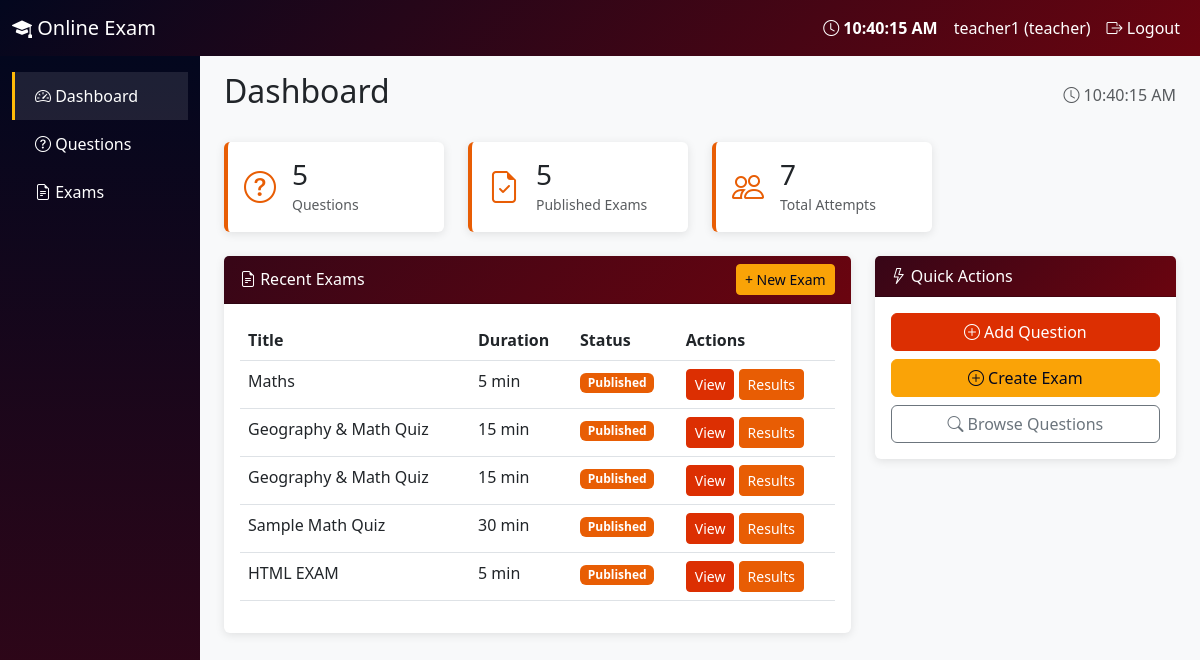
Screenshot of /teacher/ (signed in) with the database file from the repository.
### myapp/models.py (models this page shows, shortened)
class UserProfile(models.Model):
    ROLE_CHOICES = [
        ('teacher', 'Teacher'),
        ('student', 'Student'),
    ]
    user = models.OneToOneField(User, on_delete=models.CASCADE, related_name='profile')
    role = models.CharField(max_length=10, choices=ROLE_CHOICES, default='student')
    created_at = models.DateTimeField(auto_now_add=True)
    @property
    def is_teacher(self):
        return self.role == 'teacher'

class Exam(models.Model):
    teacher = models.ForeignKey(User, on_delete=models.CASCADE, related_name='exams')
    title = models.CharField(max_length=200)
    description = models.TextField(blank=True)
    duration_minutes = models.PositiveIntegerField(default=60)
    start_time = models.DateTimeField(null=True, blank=True)
    end_time = models.DateTimeField(null=True, blank=True)
    is_published = models.BooleanField(default=False)
    randomize_questions = models.BooleanField(default=True)
    randomize_options = models.BooleanField(default=True)
    created_at = models.DateTimeField(auto_now_add=True)

### myapp/views.py (the view)
# urls.py: path('teacher/', views.teacher_dashboard, name='teacher_dashboard'),
@login_required
def teacher_dashboard(request):
    if not is_teacher(request.user):
        return redirect('student_dashboard')
    exams = Exam.objects.filter(teacher=request.user).order_by('-created_at')
    questions_count = Question.objects.filter(teacher=request.user).count()
    published_exams = exams.filter(is_published=True).count()
    total_attempts = ExamAttempt.objects.filter(exam__teacher=request.user).count()
    context = {
        'exams': exams[:5],
        'questions_count': questions_count,
        'published_exams': published_exams,
        'total_attempts': total_attempts,
    }
    return render(request, 'myapp/teacher/dashboard.html', context)

### myapp/views.py (called while the page is built)
def is_teacher(user):
    return hasattr(user, 'profile') and user.profile.is_teacher

### templates/myapp/teacher/dashboard.html (shortened to what this page needs)
{% extends 'myapp/teacher/base.html' %}
{% block content %}
<div class="d-flex justify-content-between align-items-center mb-4">
    <h2>Dashboard</h2>
    <div class="text-muted">
        <i class="bi bi-clock"></i> <span id="dashboardTime">--:--:--</span>
    </div>
</div>
<div class="row mb-4">
    <div class="col-md-3">
        <div class="card stat-card">
            <div class="card-body d-flex align-items-center">
                <div class="stat-icon me-3"><i class="bi bi-question-circle"></i></div>
                <div>
                    <h3 class="mb-0">{{ questions_count }}</h3>
                    <small class="text-muted">Questions</small>
                </div>
            </div>
        </div>
    </div>
    <div class="col-md-3">
        <div class="card stat-card">
            <div class="card-body d-flex align-items-center">
                <div class="stat-icon me-3"><i class="bi bi-file-earmark-check"></i></div>
                <div>
                    <h3 class="mb-0">{{ published_exams }}</h3>
                    <small class="text-muted">Published Exams</small>
                </div>
            </div>
        </div>
    </div>
    <div class="col-md-3">
        <div class="card stat-card">
            <div class="card-body d-flex align-items-center">
                <div class="stat-icon me-3"><i class="bi bi-people"></i></div>
                <div>
                    <h3 class="mb-0">{{ total_attempts }}</h3>
                    <small class="text-muted">Total Attempts</small>
                </div>
            </div>
        </div>
    </div>
</div>
<div class="row">
    <div class="col-md-8">
        <div class="card">
            <div class="card-header d-flex justify-content-between align-items-center">
                <span><i class="bi bi-file-earmark-text"></i> Recent Exams</span>
                <a href="{% url 'teacher_exam_add' %}" class="btn btn-sm btn-warning">+ New Exam</a>
            </div>
            <div class="card-body">
                {% if exams %}
                <table class="table table-hover">
                    <thead>
                        <tr>
                            <th>Title</th>
                            <th>Duration</th>
                            <th>Status</th>
                            <th>Actions</th>
                        </tr>
                    </thead>
                    <tbody>
                        {% for exam in exams %}
                        <tr>
                            <td>{{ exam.title }}</td>
                            <td>{{ exam.duration_minutes }} min</td>
                            <td>
                                {% if exam.is_published %}
                                <span class="badge badge-published">Published</span>
                                {% else %}
                                <span class="badge badge-draft">Draft</span>
                                {% endif %}
                            </td>
                            <td>
                                <a href="{% url 'teacher_exam_detail' exam.pk %}" class="btn btn-sm btn-primary">View</a>
                                {% if exam.is_published %}
                                <a href="{% url 'teacher_exam_results' exam.pk %}" class="btn btn-sm btn-success">Results</a>
                                {% endif %}
                            </td>
                        </tr>
                        {% endfor %}
                    </tbody>
                </table>
                {% else %}
                <p class="text-muted text-center py-4">No exams yet. Create your first exam!</p>
                {% endif %}
            </div>
        </div>
    </div>
    <div class="col-md-4">
        <div class="card">
            <div class="card-header"><i class="bi bi-lightning"></i> Quick Actions</div>
            <div class="card-body">
                <a href="{% url 'teacher_question_add' %}" class="btn btn-primary w-100 mb-2">
                    <i class="bi bi-plus-circle"></i> Add Question
                </a>
                <a href="{% url 'teacher_exam_add' %}" class="btn btn-warning w-100 mb-2">
                    <i class="bi bi-plus-circle"></i> Create Exam
                </a>
                <a href="{% url 'teacher_questions' %}" class="btn btn-outline-secondary w-100">
                    <i class="bi bi-search"></i> Browse Questions
                </a>
            </div>
        </div>
    </div>
</div>
{% endblock %}

### templates/base.html (shortened to what this page needs)
<!DOCTYPE html>
<html lang="en">
<head>
    <link href="https://cdn.jsdelivr.net/npm/bootstrap@5.3.0/dist/css/bootstrap.min.css" rel="stylesheet">
    <link href="https://cdn.jsdelivr.net/npm/bootstrap-icons@1.10.0/font/bootstrap-icons.css" rel="stylesheet">
</head>
<body>
    {% block body %}
    <nav class="navbar navbar-expand-lg navbar-dark">
        <div class="container-fluid">
            <a class="navbar-brand" href="{% url 'dashboard_redirect' %}">
                <i class="bi bi-mortarboard-fill"></i> Online Exam
            </a>
            <div class="navbar-nav ms-auto">
                <span class="nav-link" id="currentTime" style="font-weight: bold; color: var(--color-10);">
                    <i class="bi bi-clock"></i> <span id="timeDisplay">--:--:--</span>
                </span>
                {% if user.is_authenticated %}
                <span class="nav-link">{{ user.username }} ({{ user.profile.role }})</span>
                <a class="nav-link" href="{% url 'logout' %}"><i class="bi bi-box-arrow-right"></i> Logout</a>
                {% endif %}
            </div>
        </div>
    </nav>
    <div class="container-fluid">
        <div class="row">
            {% block sidebar %}{% endblock %}
            <main class="col-md-9 col-lg-10 px-4 py-3">
                {% block content %}{% endblock %}
            </main>
        </div>
    </div>
    {% endblock %}
</body>
</html>

### templates/base.html (style rules this page uses)
:root { --color-1: #03071e; --color-2: #370617; --color-3: #6a040f; --color-4: #9d0208; --color-5: #d00000; --color-6: #dc2f02; --color-7: #e85d04; --color-8: #f48c06; --color-9: #faa307; --color-10: #ffba08; }
body { background-color: #f8f9fa; font-family: 'Segoe UI', sans-serif; }
.navbar { background: linear-gradient(135deg, var(--color-1), var(--color-3)) !important; }
.navbar-brand, .nav-link { color: #fff !important; }
.btn-primary { background: var(--color-6); border-color: var(--color-6); }
.btn-warning { background: var(--color-9); border-color: var(--color-9); color: var(--color-1); }
.btn-success { background: var(--color-7); border-color: var(--color-7); }
.card { border: none; box-shadow: 0 2px 10px rgba(0,0,0,0.1); }
.card-header { background: linear-gradient(135deg, var(--color-2), var(--color-3)); color: #fff; }
.stat-card { border-left: 4px solid var(--color-7); }
.stat-card .stat-icon { color: var(--color-7); font-size: 2rem; }
.table thead { background: var(--color-1); color: #fff; }
.badge-published { background: var(--color-7); }
a { color: var(--color-6); }

### rows the page displays
Exam: title "Maths", duration_minutes "5", is_published "Published"
Exam: title "Geography & Math Quiz", duration_minutes "15", is_published "Published"
Exam: title "Geography & Math Quiz", duration_minutes "15", is_published "Published"
Exam: title "Sample Math Quiz", duration_minutes "30", is_published "Published"
Exam: title "HTML EXAM", duration_minutes "5", is_published "Published"

### other values shown
{{ user.username }} "teacher1"
{{ user.profile.role }} "teacher"
{{ questions_count }} "5"
{{ published_exams }} "5"
{{ total_attempts }} "7"
